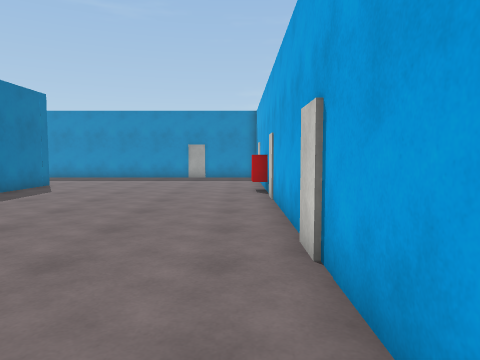
view 1 (above)

20 first-person views from a walk through a scene from a Unity 3-D project. The camera is 1.3 m above the floor, tilts 4° down and sees 70° across. The floor is counted in squares, 1 m on a side. Each view is taken from the middle of a square. On the plan, view 1 faces up. The plan holds only what a view shows up to about 15 squares ahead; the rest is blank. The place goes on beyond the plan. The player character is not drawn. Surface patterns are stand-ins for the level's own textures.

view 2
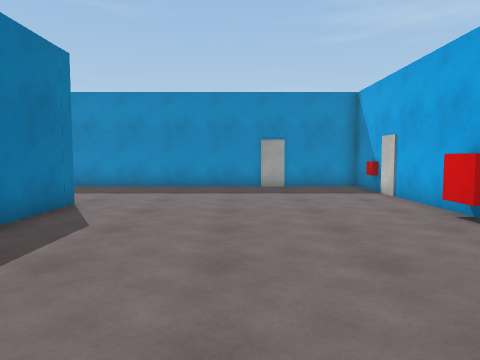

view 3
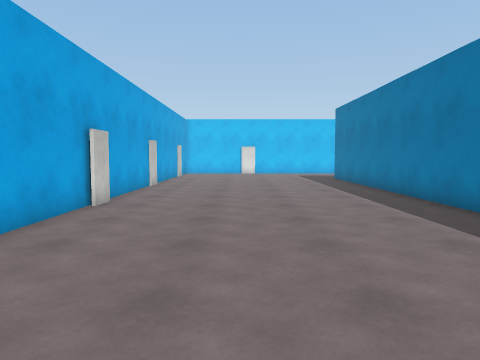

view 4
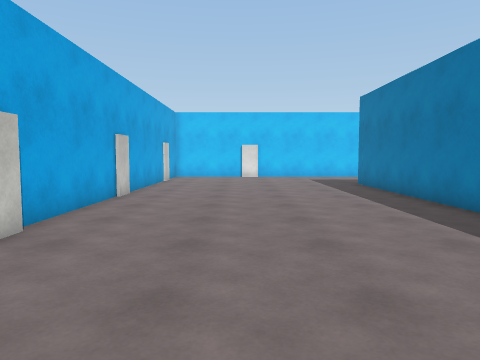

view 5
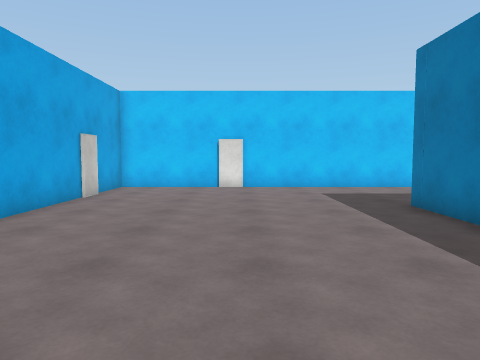

view 6
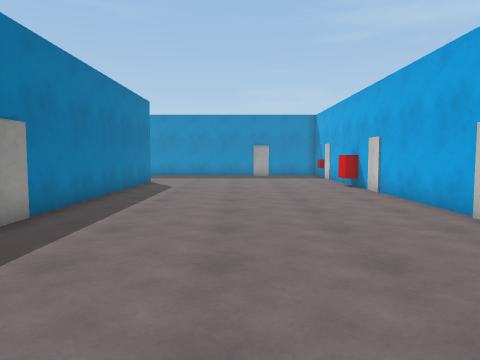

view 7
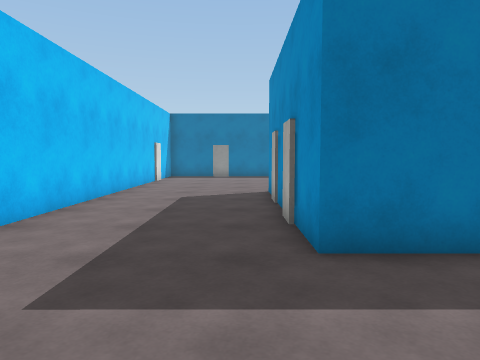

view 8
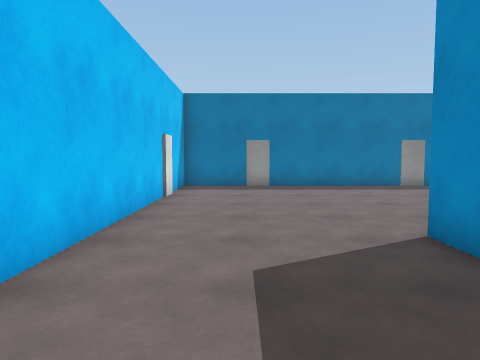

view 9
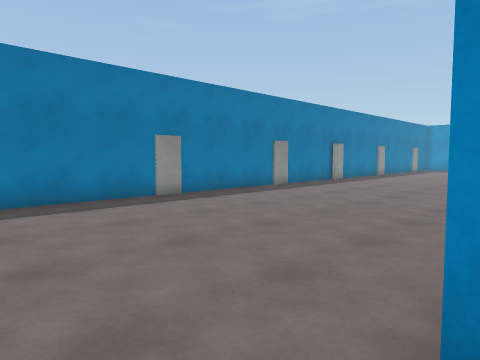

view 10
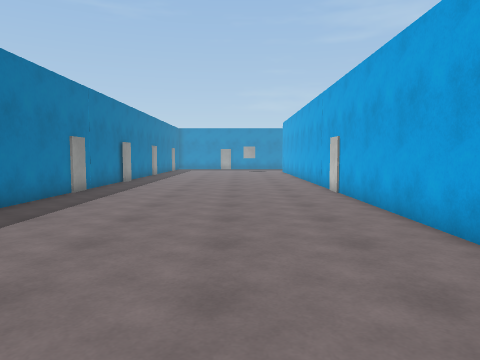

view 11
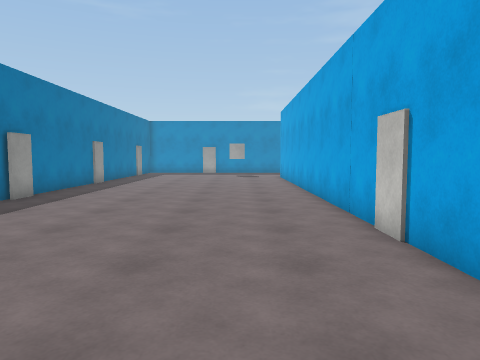

view 12
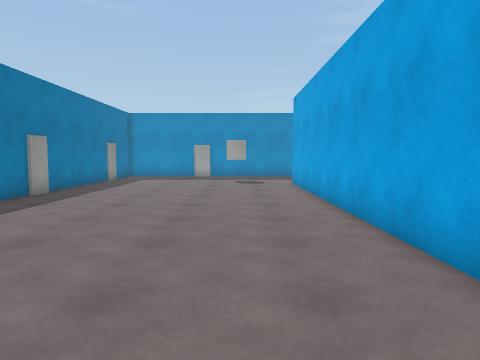

view 13
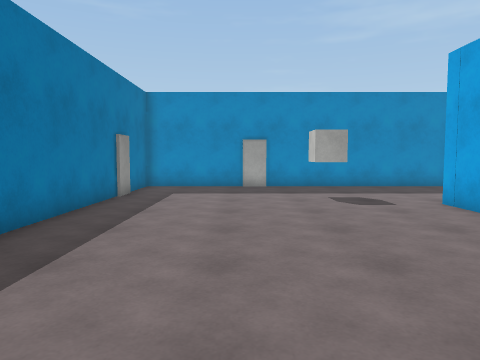

view 14
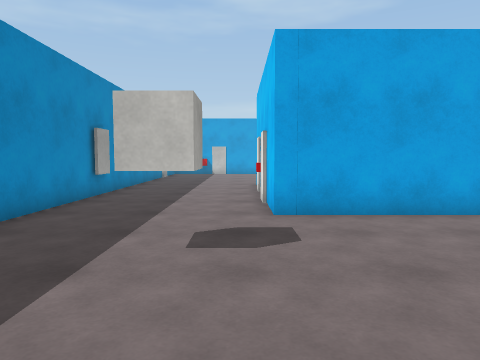

view 15
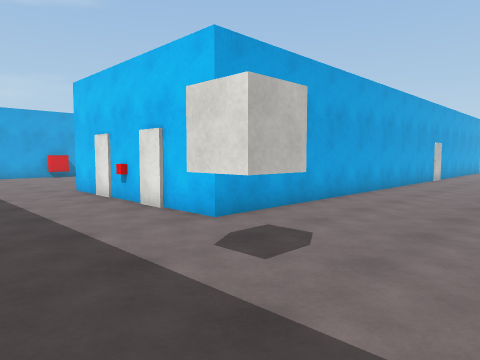

view 16
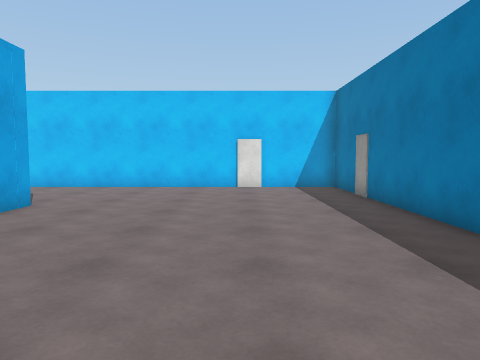

view 17
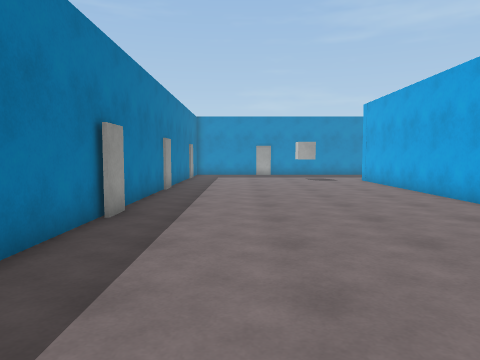

view 18
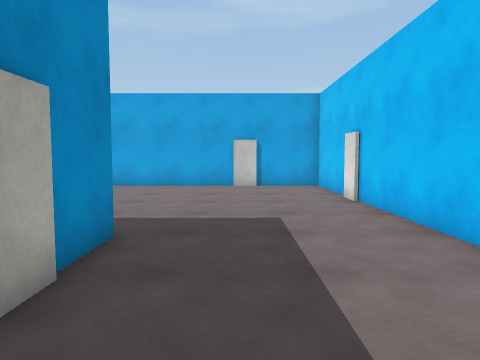

view 19
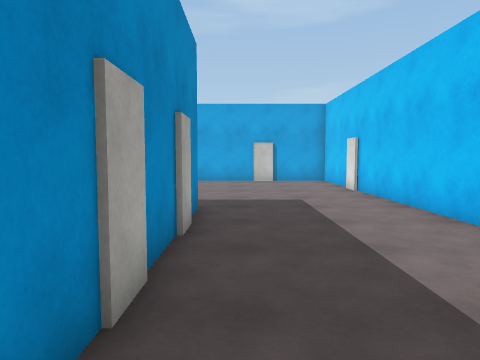

view 20
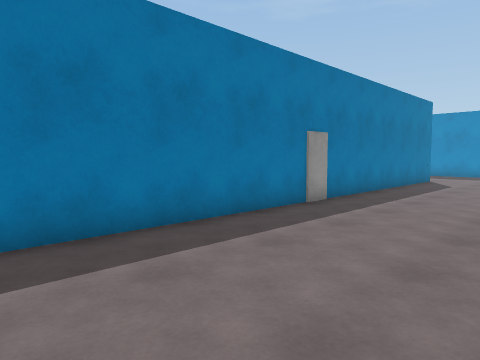

### Floor plan
Points are (right, up) in squares from view 1. A wall is a line through its corners. A room is listed if a view was taken in it or the views show most of it. See-through windows are left out.
Room 1 (views 1, 2, 3, 4, 5, 6, 7, 8, 9, 10, 11, 12, 13, 14, 15, 16, 17, 18, 19, 20)
walls: (1, -0.2) (1, 20.7) (-26, 20.7) (-26, 5.5); (0.8, -0.9) (0.8, 0.2); (-16.5, -8.1) (-16.5, 15.2) (-8.5, 15.2) (-8.5, -11) (-16.5, -11) (-16.5, -9.8); (-25.8, 5.2) (-25.8, 4.1); (-26, 4.5) (-26, -16.4) (1, -16.4) (1, -1.1); (-12, 20.5) (-13, 20.5)
objects: other object (-20, 17) to (-19, 17); other object (1, 13)

Positions as (right, up) in squares from view 1, and headings:
1: (0, 0), facing up
2: (-4, 6), facing up
3: (-3, 9), facing down
4: (-3, 5), facing down
5: (-4, -2), facing down
6: (-4, -2), facing up
7: (-4, -12), facing left
8: (-11, -14), facing left
9: (-16, -13), facing up-left
10: (-20, -13), facing up
11: (-19, -6), facing up
12: (-19, -1), facing up
13: (-22, 6), facing up
14: (-24, 16), facing right
15: (-22, 20), facing down-right
16: (-22, -2), facing down
17: (-23, -3), facing up
18: (-14, -13), facing right
19: (-17, -12), facing right
20: (-3, -4), facing up-left
